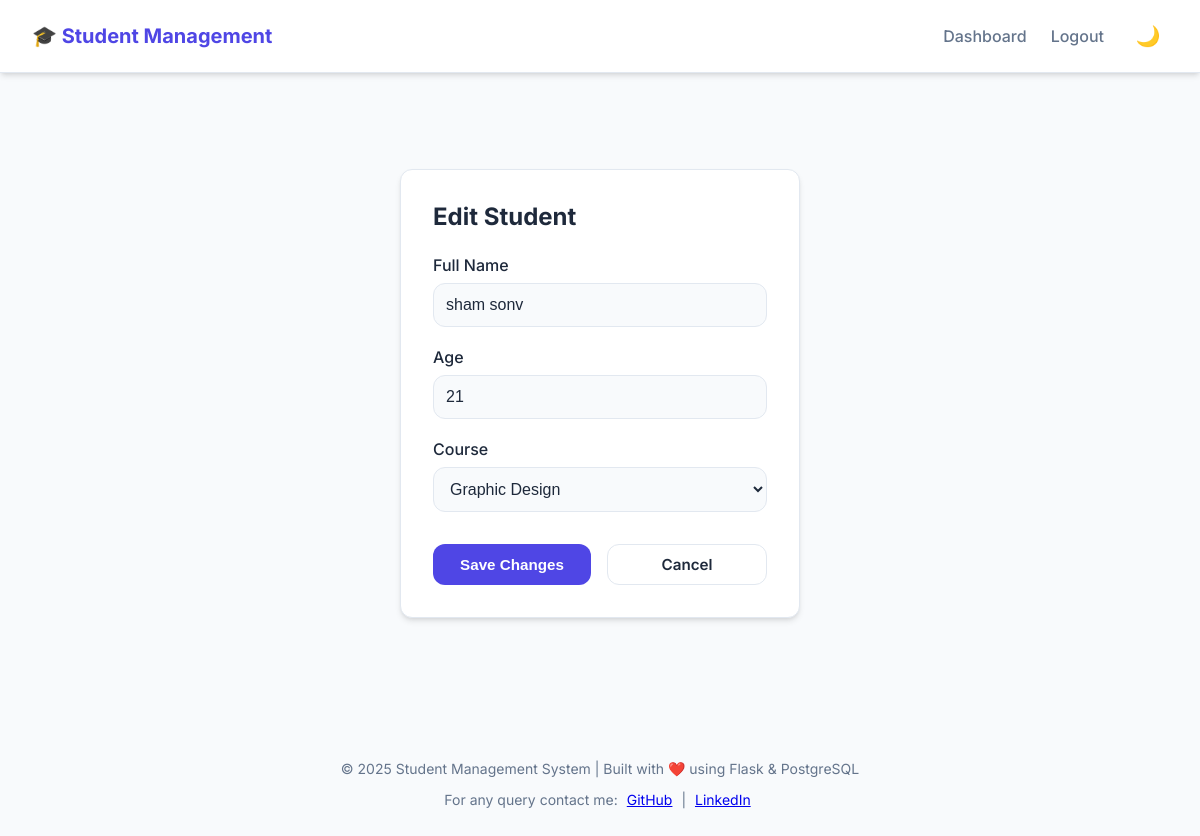
Page /edit/2 (signed in) on the committed database.
### models.py (models this page shows)
class Student(db.Model):
    __tablename__ = "students"
    id = db.Column(db.Integer, primary_key=True)
    name = db.Column(db.String(100), nullable=False)
    age = db.Column(db.Integer)
    course_id = db.Column(db.Integer, db.ForeignKey("courses.id"))
    course = db.relationship("Course", backref="students")

class Course(db.Model):
    __tablename__ = "courses"
    id = db.Column(db.Integer, primary_key=True)
    name = db.Column(db.String(100), nullable=False)

### app.py (the view, shortened to what this page needs)
@app.route("/edit/<int:id>", methods=["GET", "POST"])
@login_required
def edit_student(id):
    student = Student.query.get_or_404(id)
    courses = Course.query.all()
    return render_template("edit_student.html", student=student, courses=courses)

### app.py (called while the page is built)
@login_manager.user_loader
def load_user(user_id):
    return Admin.query.get(int(user_id))

### templates/edit_student.html
{% extends 'base.html' %}
{% block content %}
<div class="card center">
  <h2 style="margin-top: 0; margin-bottom: 1.5rem;">Edit Student</h2>
  <form method="POST">
    <div class="form-group">
      <label for="name">Full Name</label>
      <input type="text" id="name" name="name" value="{{ student.name }}" required>
    </div>
    <div class="form-group">
      <label for="age">Age</label>
      <input type="number" id="age" name="age" value="{{ student.age }}" required min="16" max="100">
    </div>
    <div class="form-group">
      <label for="course">Course</label>
      <select id="course" name="course" required>
        {% for course in courses %}
        <option value="{{ course.id }}" {% if course.id==student.course_id %}selected{% endif %}>
          {{ course.name }}
        </option>
        {% endfor %}
      </select>
    </div>
    <div style="display: flex; gap: 1rem; margin-top: 2rem;">
      <button type="submit" style="flex: 1;">Save Changes</button>
      <a href="{{ url_for('dashboard') }}" class="btn secondary" style="flex: 1; text-align: center;">Cancel</a>
    </div>
  </form>
</div>
{% endblock %}

### static/style.css (style rules this page uses)
:root { --primary: #4f46e5; --primary-hover: #4338ca; --secondary: #64748b; --accent: #0ea5e9; --danger: #ef4444; --danger-hover: #dc2626; --success: #22c55e; --background: #f8fafc; --surface: #ffffff; --text-main: #1e293b; --text-muted: #64748b; --border: #e2e8f0; --dark-background: #0f172a; --dark-surface: #1e293b; --dark-text-main: #f8fafc; --dark-text-muted: #94a3b8; --dark-border: #334155; --radius: 12px; --shadow: 0 4px 6px -1px rgb(0 0 0 / 0.1), 0 2px 4px -2px rgb(0 0 0 / 0.1); --shadow-lg: 0 10px 15px -3px rgb(0 0 0 / 0.1), 0 4px 6px -4px rgb(0 0 0 / 0.1); }
* { box-sizing: border-box; }
body { font-family: 'Inter', system-ui, -apple-system, sans-serif; margin: 0; min-height: 100vh; display: flex; flex-direction: column; background-color: var(--background); color: var(--text-main); transition: background-color 0.3s ease, color 0.3s ease; }
.card { background: var(--surface); padding: 2rem; border-radius: var(--radius); box-shadow: var(--shadow); border: 1px solid var(--border); }
.card.center { max-width: 400px; margin: 4rem auto; }
.btn, button { display: inline-flex; align-items: center; justify-content: center; padding: 0.625rem 1.25rem; border-radius: var(--radius); border: none; font-weight: 600; cursor: pointer; transition: all 0.2s; background-color: var(--primary); color: white; text-decoration: none; font-size: 0.95rem; }
.btn.secondary { background-color: transparent; border: 1px solid var(--border); color: var(--text-main); }
.form-group { margin-bottom: 1.25rem; }
label { display: block; margin-bottom: 0.5rem; font-weight: 500; color: var(--text-main); }
input, select { width: 100%; padding: 0.75rem; border-radius: var(--radius); border: 1px solid var(--border); background: var(--background); color: var(--text-main); font-size: 1rem; transition: border-color 0.2s, box-shadow 0.2s; }
a.btn, a.btn-sm { text-decoration: none !important; }

### rows in the picture
Student: name "sham sonv", age "21", course "Graphic Design"
